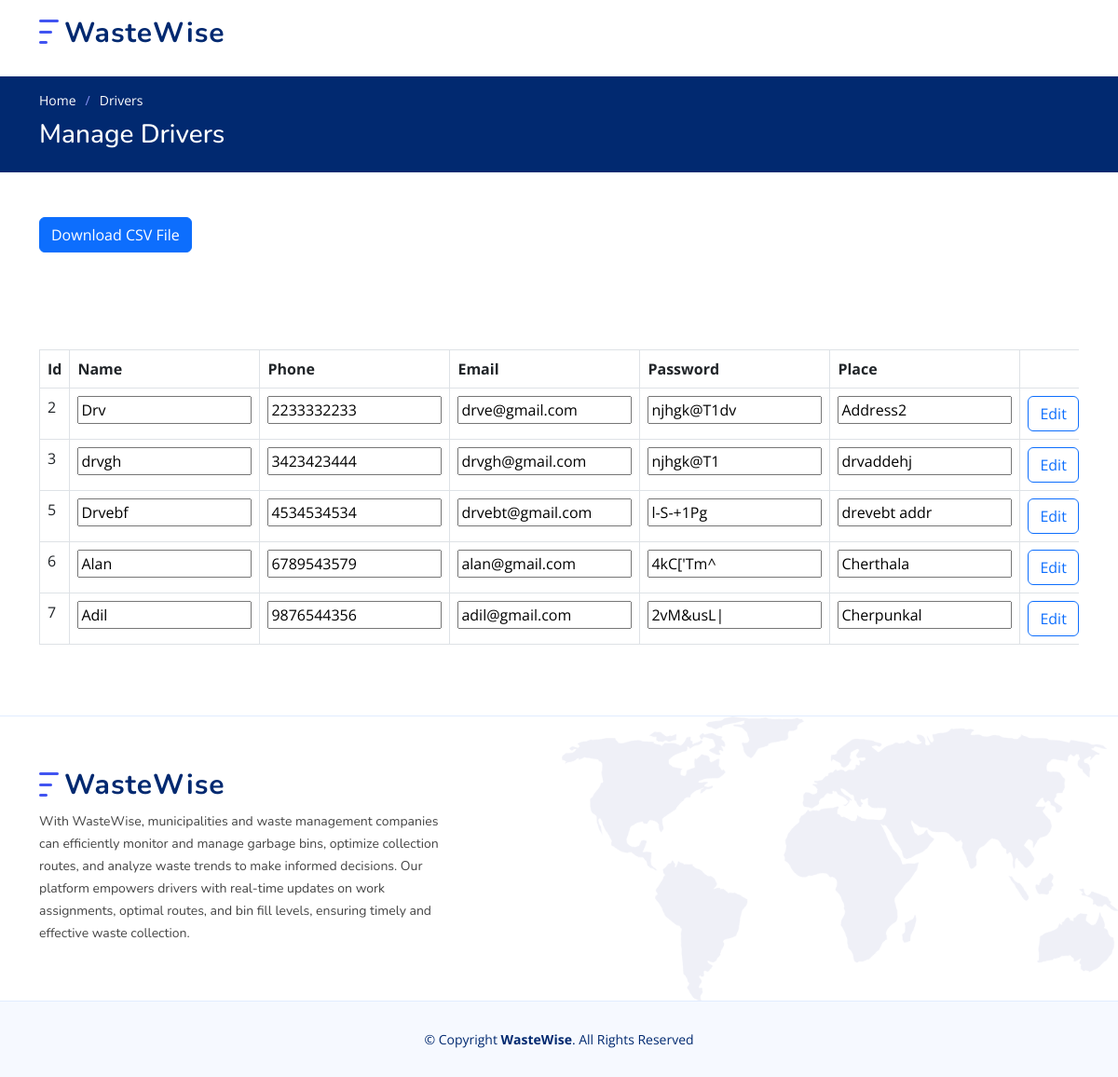
Page /man_driver/ (signed in) on the committed database.
### w_app/models.py (models this page shows)
class Driver(models.Model):
    S_id=models.IntegerField(primary_key=True)
    drv_name=models.CharField(max_length=255)
    drv_phn=models.CharField(max_length=255)
    drv_email=models.CharField(max_length=255)
    drv_place=models.CharField(max_length=255)
    drv_psw=models.CharField(max_length=255)

### w_app/views.py (the view)
# urls.py: path('man_driver/', man_driver, name="man_driver"),
@never_cache
def man_driver(request):
	if 'uid' in request.session:
		a=Driver.objects.all()
		return render(request, 'man_driver.html',{'drv':a})
	else:
		return render(request, 'sign_in.html')

### w_app/templates/man_driver.html (shortened to what this page needs)
{% load static %}
<!DOCTYPE html>
<html lang="en">
<head>
  <link href="{% static 'assets/vendor/aos/aos.css' %}" rel="stylesheet">
  <link href="{% static 'assets/vendor/bootstrap/css/bootstrap.min.css' %}" rel="stylesheet">
  <link href="{% static 'assets/vendor/bootstrap-icons/bootstrap-icons.css' %}" rel="stylesheet">
  <link href="{% static 'assets/vendor/glightbox/css/glightbox.min.css' %}" rel="stylesheet">
  <link href="{% static 'assets/vendor/remixicon/remixicon.css' %}" rel="stylesheet">
  <link href="{% static 'assets/vendor/swiper/swiper-bundle.min.css' %}" rel="stylesheet">
  <link href="{% static 'assets/css/style.css' %}" rel="stylesheet">
</head>
<body>
  <header id="header" class="header fixed-top">
    <div class="container-fluid container-xl d-flex align-items-center justify-content-between">
      <a href="{% url 'show_home_admin' %}" class="logo d-flex align-items-center">
        <img src="{% static 'assets/img/logo.png' %}" alt="">
        <span>WasteWise</span>
      </a>
      <nav id="navbar" class="navbar">
        <i class="bi bi-list mobile-nav-toggle"></i>
      </nav>
    </div>
  </header>
  <main id="main">
    <section class="breadcrumbs">
      <div class="container">
        <ol>
          <li><a href="{% url 'show_home_admin' %}">Home</a></li>
          <li>Drivers</li>
        </ol>
        <h2>Manage Drivers</h2>
      </div>
    </section>
    <br>
    <br>
    <div class="container">
      <div class="row">
          <div class="col-md-12">
              <a href="{% url 'generate_csv' %}" class="btn btn-primary">Download CSV File</a>
          </div>
      </div>
  </div>
  <br>
    <section class="inner-page">
      <div class="container">
      <div class="row">
        <div class="col-md-12">
          <div class="table-wrapper" style="overflow-x: auto; margin-top: 20px;">
            <table class="table table-bordered  table-hover">
              <thead>
                <tr>
                  <th>Id</th>
                  <th>Name</th>
                  <th>Phone</th>
                  <th>Email</th>
                  <th>Password</th>
                  <th>Place</th>
                  <th></th>
                </tr>
              </thead>
              <tbody>
                {% for i in drv %}
                  <tr scope="row">
                    <form action="{% url 'edit_drv' %}" method="POST">
                        <td>{{i.S_id}}<input type="text" name="S_iddd" value="{{i.S_id}}" hidden></td>
                        <td><input type="text" name="drv_name" value="{{i.drv_name}}" required></td>
                        <td><input type="number" name="drv_phn" value="{{i.drv_phn}}"required></td>
                        <td><input type="email" name="drv_email" value="{{i.drv_email}}" required></td>
                        <td><input type="text" name="drv_psw" value="{{i.drv_psw}}" required></td>
                        <td><input type="text" name="drv_place" value="{{i.drv_place}}" required></td>
                        <td><input type="submit" class="btn btn-outline-primary" name="edi" id="edi" value="Edit"></td>
                    </form>
                  </tr>
                {% endfor %}
            </tbody>
            </table>
          </div>
        </div>
      </div>
    </div>
    </section>
  </main>
  <footer id="footer" class="footer">
    <div class="footer-top">
      <div class="container">
        <div class="row gy-4">
          <div class="col-lg-5 col-md-12 footer-info">
            <a href="{% url 'show_home_admin' %}" class="logo d-flex align-items-center">
              <img src="{% static 'assets/img/logo.png' %}" alt="">
              <span>WasteWise</span>
            </a>
            <p>
                With WasteWise, municipalities and waste management companies can efficiently monitor and manage garbage bins, optimize collection routes, and analyze waste trends to make informed decisions. Our platform empowers drivers with real-time updates on work assignments, optimal routes, and bin fill levels, ensuring timely and effective waste collection.
            </p>
          </div>
    </div>
      </div>
    </div>
    <div class="container">
      <div class="copyright">
        &copy; Copyright <strong><span>WasteWise</span></strong>. All Rights Reserved
      </div>
    </div>
  </footer>
</body>
</html>

### w_app/static/assets/css/style.css (style rules this page uses)
:root { scroll-behavior: smooth; }
body { font-family: "Open Sans", sans-serif; color: #444444; }
a { color: #4154f1; text-decoration: none; }
h1, h2, h3, h4, h5, h6 { font-family: "Nunito", sans-serif; }
section { padding: 60px 0; overflow: hidden; }
.breadcrumbs { padding: 15px 0; background: #012970; min-height: 40px; margin-top: 82px; color: #fff; }
.breadcrumbs h2 { font-size: 28px; font-weight: 500; }
.breadcrumbs ol { display: flex; flex-wrap: wrap; list-style: none; padding: 0 0 10px 0; margin: 0; font-size: 14px; }
.breadcrumbs ol a { color: #fff; transition: 0.3s; }
.breadcrumbs ol li+li { padding-left: 10px; }
.breadcrumbs ol li+li::before { display: inline-block; padding-right: 10px; color: #8894f6; content: "/"; }
.header { transition: all 0.5s; z-index: 997; padding: 20px 0; }
.header .logo { line-height: 0; }
.header .logo img { max-height: 40px; margin-right: 6px; }
.header .logo span { font-size: 30px; font-weight: 700; letter-spacing: 1px; color: #012970; font-family: "Nunito", sans-serif; margin-top: 3px; }
.navbar { padding: 0; }
.mobile-nav-toggle { color: #012970; font-size: 28px; cursor: pointer; display: none; line-height: 0; transition: 0.5s; }
@media (max-width: 1200px) { .mobile-nav-toggle { display: block; } }
.footer { background: #f6f9ff; padding: 0 0 30px 0; font-size: 14px; }
.footer .footer-top { background: white url(../img/footer-bg.png) no-repeat right top; background-size: contain; border-top: 1px solid #e1ecff; border-bottom: 1px solid #e1ecff; padding: 60px 0 30px 0; }
.footer .footer-top .footer-info { margin-bottom: 30px; }
.footer .footer-top .footer-info .logo { line-height: 0; margin-bottom: 15px; }
.footer .footer-top .footer-info .logo img { max-height: 40px; margin-right: 6px; }
.footer .footer-top .footer-info .logo span { font-size: 30px; font-weight: 700; letter-spacing: 1px; color: #012970; font-family: "Nunito", sans-serif; margin-top: 3px; }
.footer .footer-top .footer-info p { font-size: 14px; line-height: 24px; margin-bottom: 0; font-family: "Nunito", sans-serif; }
.footer .copyright { text-align: center; padding-top: 30px; color: #012970; }

### rows in the picture
Driver: S_id "2", drv_name "Drv", drv_phn "2233332233", drv_email "drve@gmail.com", drv_psw "njhgk@T1dv", drv_place "Address2"
Driver: S_id "3", drv_name "drvgh", drv_phn "3423423444", drv_email "drvgh@gmail.com", drv_psw "njhgk@T1", drv_place "drvaddehj"
Driver: S_id "5", drv_name "Drvebf", drv_phn "4534534534", drv_email "drvebt@gmail.com", drv_psw "l-S-+1Pg", drv_place "drevebt addr"
Driver: S_id "6", drv_name "Alan", drv_phn "6789543579", drv_email "alan@gmail.com", drv_psw "4kC['Tm^", drv_place "Cherthala"
Driver: S_id "7", drv_name "Adil", drv_phn "9876544356", drv_email "adil@gmail.com", drv_psw "2vM&usL|", drv_place "Cherpunkal"
